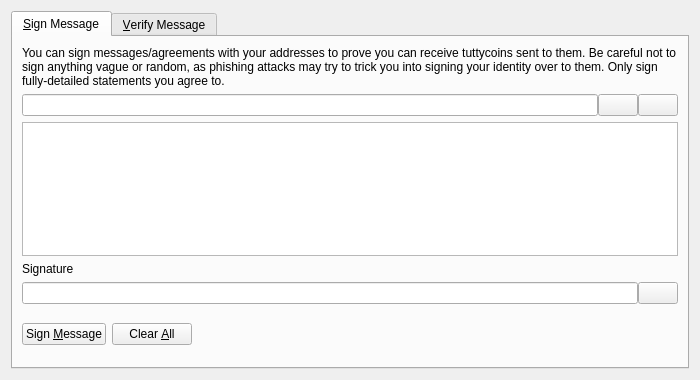
<?xml version="1.0" encoding="UTF-8"?>
<ui version="4.0">
 <class>SignVerifyMessageDialog</class>
 <widget class="QDialog" name="SignVerifyMessageDialog">
  <property name="geometry">
   <rect>
    <x>0</x>
    <y>0</y>
    <width>700</width>
    <height>380</height>
   </rect>
  </property>
  <property name="windowTitle">
   <string>Signatures - Sign / Verify a Message</string>
  </property>
  <property name="modal">
   <bool>true</bool>
  </property>
  <layout class="QVBoxLayout" name="verticalLayout">
   <item>
    <widget class="QTabWidget" name="tabWidget">
     <property name="currentIndex">
      <number>0</number>
     </property>
     <widget class="QWidget" name="tabSignMessage">
      <attribute name="title">
       <string>&amp;Sign Message</string>
      </attribute>
      <layout class="QVBoxLayout" name="verticalLayout_SM">
       <item>
        <widget class="QLabel" name="infoLabel_SM">
         <property name="text">
          <string>You can sign messages/agreements with your addresses to prove you can receive tuttycoins sent to them. Be careful not to sign anything vague or random, as phishing attacks may try to trick you into signing your identity over to them. Only sign fully-detailed statements you agree to.</string>
         </property>
         <property name="textFormat">
          <enum>Qt::PlainText</enum>
         </property>
         <property name="wordWrap">
          <bool>true</bool>
         </property>
        </widget>
       </item>
       <item>
        <layout class="QHBoxLayout" name="horizontalLayout_1_SM">
         <property name="spacing">
          <number>0</number>
         </property>
         <item>
          <widget class="QValidatedLineEdit" name="addressIn_SM">
           <property name="toolTip">
            <string>The Tuttycoin address to sign the message with</string>
           </property>
          </widget>
         </item>
         <item>
          <widget class="QPushButton" name="addressBookButton_SM">
           <property name="toolTip">
            <string>Choose previously used address</string>
           </property>
           <property name="text">
            <string/>
           </property>
           <property name="icon">
            <iconset resource="../bitcoin.qrc">
             <normaloff>:/icons/address-book</normaloff>:/icons/address-book</iconset>
           </property>
           <property name="shortcut">
            <string>Alt+A</string>
           </property>
           <property name="autoDefault">
            <bool>false</bool>
           </property>
          </widget>
         </item>
         <item>
          <widget class="QPushButton" name="pasteButton_SM">
           <property name="toolTip">
            <string>Paste address from clipboard</string>
           </property>
           <property name="text">
            <string/>
           </property>
           <property name="icon">
            <iconset resource="../bitcoin.qrc">
             <normaloff>:/icons/editpaste</normaloff>:/icons/editpaste</iconset>
           </property>
           <property name="shortcut">
            <string>Alt+P</string>
           </property>
           <property name="autoDefault">
            <bool>false</bool>
           </property>
          </widget>
         </item>
        </layout>
       </item>
       <item>
        <widget class="QPlainTextEdit" name="messageIn_SM">
         <property name="toolTip">
          <string>Enter the message you want to sign here</string>
         </property>
        </widget>
       </item>
       <item>
        <widget class="QLabel" name="signatureLabel_SM">
         <property name="text">
          <string>Signature</string>
         </property>
         <property name="textFormat">
          <enum>Qt::PlainText</enum>
         </property>
        </widget>
       </item>
       <item>
        <layout class="QHBoxLayout" name="horizontalLayout_2_SM">
         <property name="spacing">
          <number>0</number>
         </property>
         <item>
          <widget class="QLineEdit" name="signatureOut_SM">
           <property name="font">
            <font>
             <italic>true</italic>
            </font>
           </property>
           <property name="readOnly">
            <bool>true</bool>
           </property>
          </widget>
         </item>
         <item>
          <widget class="QPushButton" name="copySignatureButton_SM">
           <property name="toolTip">
            <string>Copy the current signature to the system clipboard</string>
           </property>
           <property name="text">
            <string/>
           </property>
           <property name="icon">
            <iconset resource="../bitcoin.qrc">
             <normaloff>:/icons/editcopy</normaloff>:/icons/editcopy</iconset>
           </property>
           <property name="autoDefault">
            <bool>false</bool>
           </property>
          </widget>
         </item>
        </layout>
       </item>
       <item>
        <layout class="QHBoxLayout" name="horizontalLayout_3_SM">
         <item>
          <widget class="QPushButton" name="signMessageButton_SM">
           <property name="toolTip">
            <string>Sign the message to prove you own this Tuttycoin address</string>
           </property>
           <property name="text">
            <string>Sign &amp;Message</string>
           </property>
           <property name="icon">
            <iconset resource="../bitcoin.qrc">
             <normaloff>:/icons/edit</normaloff>:/icons/edit</iconset>
           </property>
           <property name="autoDefault">
            <bool>false</bool>
           </property>
          </widget>
         </item>
         <item>
          <widget class="QPushButton" name="clearButton_SM">
           <property name="toolTip">
            <string>Reset all sign message fields</string>
           </property>
           <property name="text">
            <string>Clear &amp;All</string>
           </property>
           <property name="icon">
            <iconset resource="../bitcoin.qrc">
             <normaloff>:/icons/remove</normaloff>:/icons/remove</iconset>
           </property>
           <property name="autoDefault">
            <bool>false</bool>
           </property>
          </widget>
         </item>
         <item>
          <spacer name="horizontalSpacer_1_SM">
           <property name="orientation">
            <enum>Qt::Horizontal</enum>
           </property>
           <property name="sizeHint" stdset="0">
            <size>
             <width>40</width>
             <height>48</height>
            </size>
           </property>
          </spacer>
         </item>
         <item>
          <widget class="QLabel" name="statusLabel_SM">
           <property name="font">
            <font>
             <weight>75</weight>
             <bold>true</bold>
            </font>
           </property>
           <property name="text">
            <string/>
           </property>
           <property name="wordWrap">
            <bool>true</bool>
           </property>
          </widget>
         </item>
         <item>
          <spacer name="horizontalSpacer_2_SM">
           <property name="orientation">
            <enum>Qt::Horizontal</enum>
           </property>
           <property name="sizeHint" stdset="0">
            <size>
             <width>40</width>
             <height>48</height>
            </size>
           </property>
          </spacer>
         </item>
        </layout>
       </item>
      </layout>
     </widget>
     <widget class="QWidget" name="tabVerifyMessage">
      <attribute name="title">
       <string>&amp;Verify Message</string>
      </attribute>
      <layout class="QVBoxLayout" name="verticalLayout_VM">
       <item>
        <widget class="QLabel" name="infoLabel_VM">
         <property name="text">
          <string>Enter the receiver's address, message (ensure you copy line breaks, spaces, tabs, etc. exactly) and signature below to verify the message. Be careful not to read more into the signature than what is in the signed message itself, to avoid being tricked by a man-in-the-middle attack. Note that this only proves the signing party receives with the address, it cannot prove sendership of any transaction!</string>
         </property>
         <property name="textFormat">
          <enum>Qt::PlainText</enum>
         </property>
         <property name="alignment">
          <set>Qt::AlignLeading|Qt::AlignLeft|Qt::AlignTop</set>
         </property>
         <property name="wordWrap">
          <bool>true</bool>
         </property>
        </widget>
       </item>
       <item>
        <layout class="QHBoxLayout" name="horizontalLayout_1_VM">
         <property name="spacing">
          <number>0</number>
         </property>
         <item>
          <widget class="QValidatedLineEdit" name="addressIn_VM">
           <property name="toolTip">
            <string>The Tuttycoin address the message was signed with</string>
           </property>
          </widget>
         </item>
         <item>
          <widget class="QPushButton" name="addressBookButton_VM">
           <property name="toolTip">
            <string>Choose previously used address</string>
           </property>
           <property name="text">
            <string/>
           </property>
           <property name="icon">
            <iconset resource="../bitcoin.qrc">
             <normaloff>:/icons/address-book</normaloff>:/icons/address-book</iconset>
           </property>
           <property name="shortcut">
            <string>Alt+A</string>
           </property>
           <property name="autoDefault">
            <bool>false</bool>
           </property>
          </widget>
         </item>
        </layout>
       </item>
       <item>
        <widget class="QPlainTextEdit" name="messageIn_VM"/>
       </item>
       <item>
        <widget class="QValidatedLineEdit" name="signatureIn_VM"/>
       </item>
       <item>
        <layout class="QHBoxLayout" name="horizontalLayout_2_VM">
         <item>
          <widget class="QPushButton" name="verifyMessageButton_VM">
           <property name="toolTip">
            <string>Verify the message to ensure it was signed with the specified Tuttycoin address</string>
           </property>
           <property name="text">
            <string>Verify &amp;Message</string>
           </property>
           <property name="icon">
            <iconset resource="../bitcoin.qrc">
             <normaloff>:/icons/transaction_0</normaloff>:/icons/transaction_0</iconset>
           </property>
           <property name="autoDefault">
            <bool>false</bool>
           </property>
          </widget>
         </item>
         <item>
          <widget class="QPushButton" name="clearButton_VM">
           <property name="toolTip">
            <string>Reset all verify message fields</string>
           </property>
           <property name="text">
            <string>Clear &amp;All</string>
           </property>
           <property name="icon">
            <iconset resource="../bitcoin.qrc">
             <normaloff>:/icons/remove</normaloff>:/icons/remove</iconset>
           </property>
           <property name="autoDefault">
            <bool>false</bool>
           </property>
          </widget>
         </item>
         <item>
          <spacer name="horizontalSpacer_1_VM">
           <property name="orientation">
            <enum>Qt::Horizontal</enum>
           </property>
           <property name="sizeHint" stdset="0">
            <size>
             <width>40</width>
             <height>48</height>
            </size>
           </property>
          </spacer>
         </item>
         <item>
          <widget class="QLabel" name="statusLabel_VM">
           <property name="font">
            <font>
             <weight>75</weight>
             <bold>true</bold>
            </font>
           </property>
           <property name="text">
            <string/>
           </property>
           <property name="wordWrap">
            <bool>true</bool>
           </property>
          </widget>
         </item>
         <item>
          <spacer name="horizontalSpacer_2_VM">
           <property name="orientation">
            <enum>Qt::Horizontal</enum>
           </property>
           <property name="sizeHint" stdset="0">
            <size>
             <width>40</width>
             <height>48</height>
            </size>
           </property>
          </spacer>
         </item>
        </layout>
       </item>
      </layout>
     </widget>
    </widget>
   </item>
  </layout>
 </widget>
 <customwidgets>
  <customwidget>
   <class>QValidatedLineEdit</class>
   <extends>QLineEdit</extends>
   <header>qt/qvalidatedlineedit.h</header>
  </customwidget>
 </customwidgets>
 <resources>
  <include location="../bitcoin.qrc"/>
 </resources>
 <connections/>
</ui>
